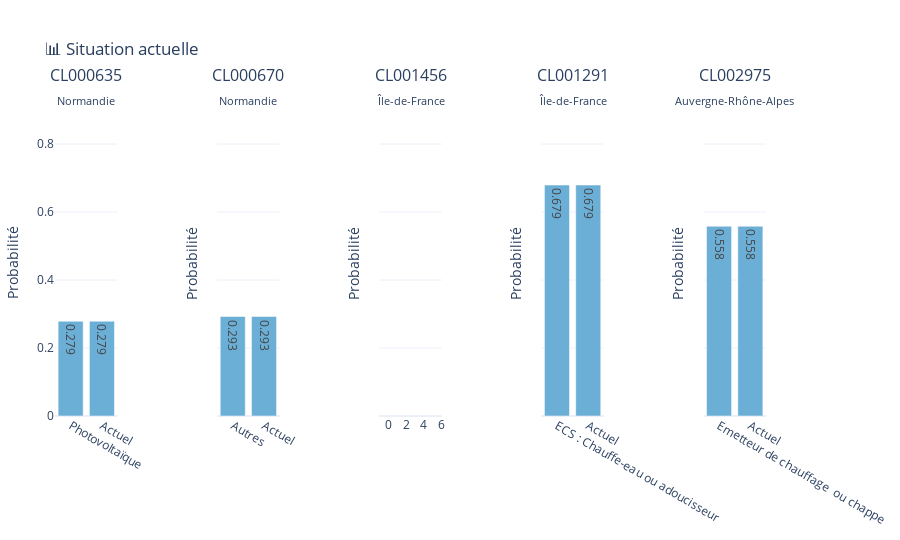
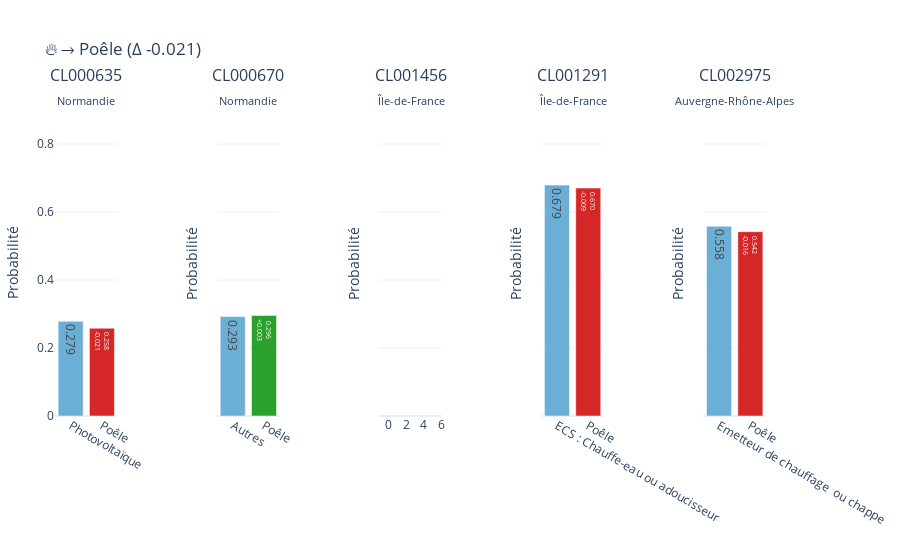
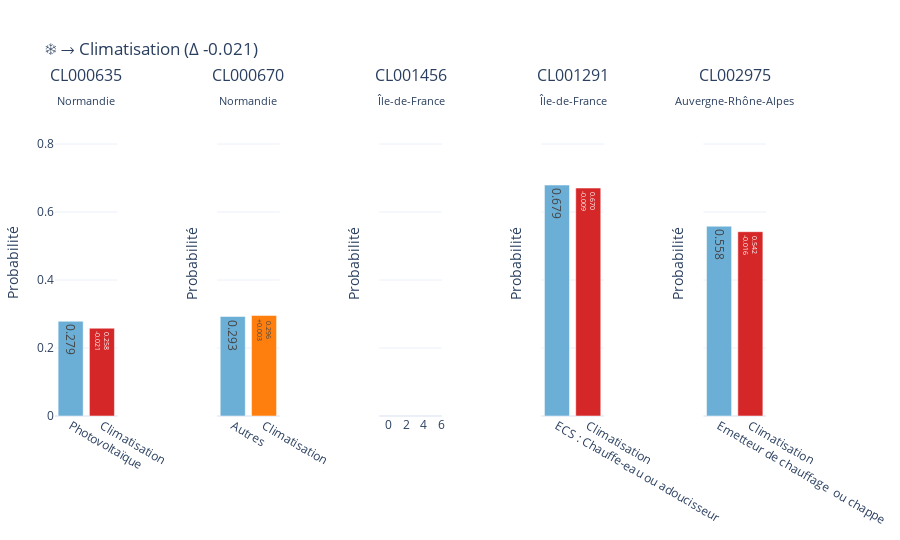
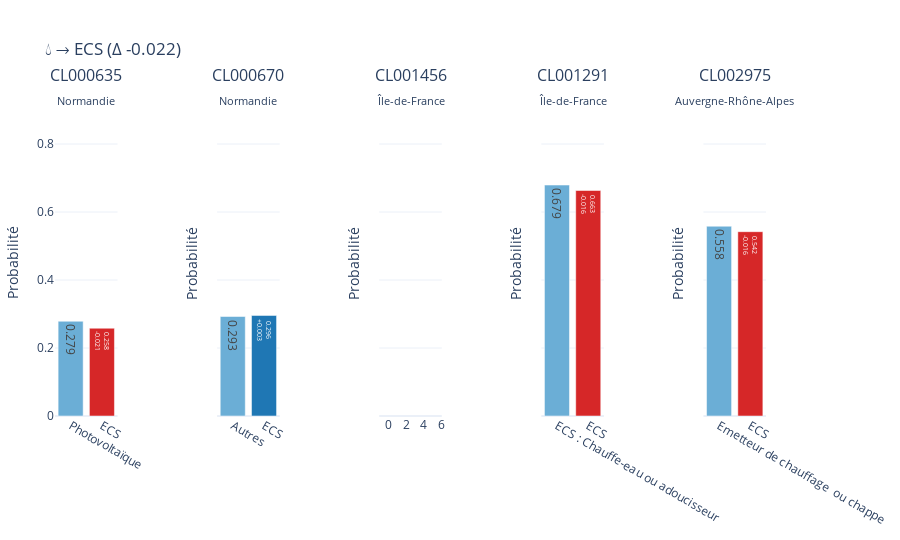

The code cell stored with these charts, in order, in its notebook:
### Code cell
# Simulation
compute = get_simulation_compute_function(model, feature_names, df_sim, selected_ids)
show_follow_up_widget(compute, selected_ids)

### Figure 1 — Plotly figure (JSON) as saved in the notebook; plotly's stock layout.template omitted (floating-point values rounded to 4 significant figures)
{"data": [{"hovertemplate": "Actuel<br>0.279<extra></extra>", "marker": {"color": "#6baed6"}, "text": "0.279", "textposition": "auto", "type": "bar", "x": ["Photovoltaïque"], "xaxis": "x", "y": [0.2787], "yaxis": "y"}, {"hovertemplate": "Actuel<br>0.279<extra></extra>", "marker": {"color": "#6baed6"}, "text": "0.279", "textposition": "auto", "type": "bar", "x": ["Actuel"], "xaxis": "x", "y": [0.2787], "yaxis": "y"}, {"hovertemplate": "Actuel<br>0.293<extra></extra>", "marker": {"color": "#6baed6"}, "text": "0.293", "textposition": "auto", "type": "bar", "x": ["Autres"], "xaxis": "x2", "y": [0.2926], "yaxis": "y2"}, {"hovertemplate": "Actuel<br>0.293<extra></extra>", "marker": {"color": "#6baed6"}, "text": "0.293", "textposition": "auto", "type": "bar", "x": ["Actuel"], "xaxis": "x2", "y": [0.2926], "yaxis": "y2"}, {"hovertemplate": "Actuel<br>0.319<extra></extra>", "marker": {"color": "#6baed6"}, "text": "0.319", "textposition": "auto", "type": "bar", "x": [null], "xaxis": "x3", "y": [0.3191], "yaxis": "y3"}, {"hovertemplate": "Actuel<br>0.319<extra></extra>", "marker": {"color": "#6baed6"}, "text": "0.319", "textposition": "auto", "type": "bar", "x": ["Actuel"], "xaxis": "x3", "y": [0.3191], "yaxis": "y3"}, {"hovertemplate": "Actuel<br>0.679<extra></extra>", "marker": {"color": "#6baed6"}, "text": "0.679", "textposition": "auto", "type": "bar", "x": ["ECS : Chauffe-eau ou adoucisseur"], "xaxis": "x4", "y": [0.6793], "yaxis": "y4"}, {"hovertemplate": "Actuel<br>0.679<extra></extra>", "marker": {"color": "#6baed6"}, "text": "0.679", "textposition": "auto", "type": "bar", "x": ["Actuel"], "xaxis": "x4", "y": [0.6793], "yaxis": "y4"}, {"hovertemplate": "Actuel<br>0.558<extra></extra>", "marker": {"color": "#6baed6"}, "text": "0.558", "textposition": "auto", "type": "bar", "x": ["Emetteur de chauffage  ou chappe"], "xaxis": "x5", "y": [0.5582], "yaxis": "y5"}, {"hovertemplate": "Actuel<br>0.558<extra></extra>", "marker": {"color": "#6baed6"}, "text": "0.558", "textposition": "auto", "type": "bar", "x": ["Actuel"], "xaxis": "x5", "y": [0.5582], "yaxis": "y5"}], "layout": {"annotations": [{"font": {"size": 16}, "showarrow": false, "text": "CL000635<br><sub>Normandie</sub>", "x": 0.044, "xanchor": "center", "xref": "paper", "y": 1, "yanchor": "bottom", "yref": "paper"}, {"font": {"size": 16}, "showarrow": false, "text": "CL000670<br><sub>Normandie</sub>", "x": 0.272, "xanchor": "center", "xref": "paper", "y": 1, "yanchor": "bottom", "yref": "paper"}, {"font": {"size": 16}, "showarrow": false, "text": "CL001456<br><sub>Île-de-France</sub>", "x": 0.5, "xanchor": "center", "xref": "paper", "y": 1, "yanchor": "bottom", "yref": "paper"}, {"font": {"size": 16}, "showarrow": false, "text": "CL001291<br><sub>Île-de-France</sub>", "x": 0.728, "xanchor": "center", "xref": "paper", "y": 1, "yanchor": "bottom", "yref": "paper"}, {"font": {"size": 16}, "showarrow": false, "text": "CL002975<br><sub>Auvergne-Rhône-Alpes</sub>", "x": 0.956, "xanchor": "center", "xref": "paper", "y": 1, "yanchor": "bottom", "yref": "paper"}], "barmode": "group", "height": 540, "margin": {"b": 60, "l": 50, "r": 30, "t": 110}, "showlegend": false, "title": {"text": "📊 Situation actuelle "}, "xaxis": {"anchor": "y", "domain": [0, 0.088]}, "xaxis2": {"anchor": "y2", "domain": [0.228, 0.316]}, "xaxis3": {"anchor": "y3", "domain": [0.456, 0.544]}, "xaxis4": {"anchor": "y4", "domain": [0.684, 0.772]}, "xaxis5": {"anchor": "y5", "domain": [0.912, 1]}, "yaxis": {"anchor": "x", "domain": [0, 1], "range": [0, 0.9], "title": {"text": "Probabilité"}}, "yaxis2": {"anchor": "x2", "domain": [0, 1], "matches": "y", "range": [0, 0.9], "showticklabels": false, "title": {"text": "Probabilité"}}, "yaxis3": {"anchor": "x3", "domain": [0, 1], "matches": "y", "range": [0, 0.9], "showticklabels": false, "title": {"text": "Probabilité"}}, "yaxis4": {"anchor": "x4", "domain": [0, 1], "matches": "y", "range": [0, 0.9], "showticklabels": false, "title": {"text": "Probabilité"}}, "yaxis5": {"anchor": "x5", "domain": [0, 1], "matches": "y", "range": [0, 0.9], "showticklabels": false, "title": {"text": "Probabilité"}}}}

### Figure 2 — Plotly figure (JSON) as saved in the notebook; plotly's stock layout.template omitted (floating-point values rounded to 4 significant figures)
{"data": [{"hovertemplate": "Actuel<br>0.279<extra></extra>", "marker": {"color": "#6baed6"}, "text": "0.279", "textposition": "auto", "type": "bar", "x": ["Photovoltaïque"], "xaxis": "x", "y": [0.2787], "yaxis": "y"}, {"hovertemplate": "Poêle<br>0.258 (-0.021)<extra></extra>", "marker": {"color": "#d62728"}, "text": "0.258<br>-0.021", "textposition": "auto", "type": "bar", "x": ["Poêle"], "xaxis": "x", "y": [0.2582], "yaxis": "y"}, {"hovertemplate": "Actuel<br>0.293<extra></extra>", "marker": {"color": "#6baed6"}, "text": "0.293", "textposition": "auto", "type": "bar", "x": ["Autres"], "xaxis": "x2", "y": [0.2926], "yaxis": "y2"}, {"hovertemplate": "Poêle<br>0.296 (+0.003)<extra></extra>", "marker": {"color": "#2ca02c"}, "text": "0.296<br>+0.003", "textposition": "auto", "type": "bar", "x": ["Poêle"], "xaxis": "x2", "y": [0.2957], "yaxis": "y2"}, {"hovertemplate": "Actuel<br>0.319<extra></extra>", "marker": {"color": "#6baed6"}, "text": "0.319", "textposition": "auto", "type": "bar", "x": [null], "xaxis": "x3", "y": [0.3191], "yaxis": "y3"}, {"hovertemplate": "Poêle<br>0.257 (-0.062)<extra></extra>", "marker": {"color": "#d62728"}, "text": "0.257<br>-0.062", "textposition": "auto", "type": "bar", "x": ["Poêle"], "xaxis": "x3", "y": [0.2567], "yaxis": "y3"}, {"hovertemplate": "Actuel<br>0.679<extra></extra>", "marker": {"color": "#6baed6"}, "text": "0.679", "textposition": "auto", "type": "bar", "x": ["ECS : Chauffe-eau ou adoucisseur"], "xaxis": "x4", "y": [0.6793], "yaxis": "y4"}, {"hovertemplate": "Poêle<br>0.670 (-0.009)<extra></extra>", "marker": {"color": "#d62728"}, "text": "0.670<br>-0.009", "textposition": "auto", "type": "bar", "x": ["Poêle"], "xaxis": "x4", "y": [0.6705], "yaxis": "y4"}, {"hovertemplate": "Actuel<br>0.558<extra></extra>", "marker": {"color": "#6baed6"}, "text": "0.558", "textposition": "auto", "type": "bar", "x": ["Emetteur de chauffage  ou chappe"], "xaxis": "x5", "y": [0.5582], "yaxis": "y5"}, {"hovertemplate": "Poêle<br>0.542 (-0.016)<extra></extra>", "marker": {"color": "#d62728"}, "text": "0.542<br>-0.016", "textposition": "auto", "type": "bar", "x": ["Poêle"], "xaxis": "x5", "y": [0.5421], "yaxis": "y5"}], "layout": {"annotations": [{"font": {"size": 16}, "showarrow": false, "text": "CL000635<br><sub>Normandie</sub>", "x": 0.044, "xanchor": "center", "xref": "paper", "y": 1, "yanchor": "bottom", "yref": "paper"}, {"font": {"size": 16}, "showarrow": false, "text": "CL000670<br><sub>Normandie</sub>", "x": 0.272, "xanchor": "center", "xref": "paper", "y": 1, "yanchor": "bottom", "yref": "paper"}, {"font": {"size": 16}, "showarrow": false, "text": "CL001456<br><sub>Île-de-France</sub>", "x": 0.5, "xanchor": "center", "xref": "paper", "y": 1, "yanchor": "bottom", "yref": "paper"}, {"font": {"size": 16}, "showarrow": false, "text": "CL001291<br><sub>Île-de-France</sub>", "x": 0.728, "xanchor": "center", "xref": "paper", "y": 1, "yanchor": "bottom", "yref": "paper"}, {"font": {"size": 16}, "showarrow": false, "text": "CL002975<br><sub>Auvergne-Rhône-Alpes</sub>", "x": 0.956, "xanchor": "center", "xref": "paper", "y": 1, "yanchor": "bottom", "yref": "paper"}], "barmode": "group", "height": 540, "margin": {"b": 60, "l": 50, "r": 30, "t": 110}, "showlegend": false, "title": {"text": "🔥 → Poêle (Δ -0.021)"}, "xaxis": {"anchor": "y", "domain": [0, 0.088]}, "xaxis2": {"anchor": "y2", "domain": [0.228, 0.316]}, "xaxis3": {"anchor": "y3", "domain": [0.456, 0.544]}, "xaxis4": {"anchor": "y4", "domain": [0.684, 0.772]}, "xaxis5": {"anchor": "y5", "domain": [0.912, 1]}, "yaxis": {"anchor": "x", "domain": [0, 1], "range": [0, 0.9], "title": {"text": "Probabilité"}}, "yaxis2": {"anchor": "x2", "domain": [0, 1], "matches": "y", "range": [0, 0.9], "showticklabels": false, "title": {"text": "Probabilité"}}, "yaxis3": {"anchor": "x3", "domain": [0, 1], "matches": "y", "range": [0, 0.9], "showticklabels": false, "title": {"text": "Probabilité"}}, "yaxis4": {"anchor": "x4", "domain": [0, 1], "matches": "y", "range": [0, 0.9], "showticklabels": false, "title": {"text": "Probabilité"}}, "yaxis5": {"anchor": "x5", "domain": [0, 1], "matches": "y", "range": [0, 0.9], "showticklabels": false, "title": {"text": "Probabilité"}}}}

### Figure 3 — Plotly figure (JSON) as saved in the notebook; plotly's stock layout.template omitted (floating-point values rounded to 4 significant figures)
{"data": [{"hovertemplate": "Actuel<br>0.279<extra></extra>", "marker": {"color": "#6baed6"}, "text": "0.279", "textposition": "auto", "type": "bar", "x": ["Photovoltaïque"], "xaxis": "x", "y": [0.2787], "yaxis": "y"}, {"hovertemplate": "Climatisation<br>0.258 (-0.021)<extra></extra>", "marker": {"color": "#d62728"}, "text": "0.258<br>-0.021", "textposition": "auto", "type": "bar", "x": ["Climatisation"], "xaxis": "x", "y": [0.2582], "yaxis": "y"}, {"hovertemplate": "Actuel<br>0.293<extra></extra>", "marker": {"color": "#6baed6"}, "text": "0.293", "textposition": "auto", "type": "bar", "x": ["Autres"], "xaxis": "x2", "y": [0.2926], "yaxis": "y2"}, {"hovertemplate": "Climatisation<br>0.296 (+0.003)<extra></extra>", "marker": {"color": "#ff7f0e"}, "text": "0.296<br>+0.003", "textposition": "auto", "type": "bar", "x": ["Climatisation"], "xaxis": "x2", "y": [0.2957], "yaxis": "y2"}, {"hovertemplate": "Actuel<br>0.319<extra></extra>", "marker": {"color": "#6baed6"}, "text": "0.319", "textposition": "auto", "type": "bar", "x": [null], "xaxis": "x3", "y": [0.3191], "yaxis": "y3"}, {"hovertemplate": "Climatisation<br>0.257 (-0.062)<extra></extra>", "marker": {"color": "#d62728"}, "text": "0.257<br>-0.062", "textposition": "auto", "type": "bar", "x": ["Climatisation"], "xaxis": "x3", "y": [0.2567], "yaxis": "y3"}, {"hovertemplate": "Actuel<br>0.679<extra></extra>", "marker": {"color": "#6baed6"}, "text": "0.679", "textposition": "auto", "type": "bar", "x": ["ECS : Chauffe-eau ou adoucisseur"], "xaxis": "x4", "y": [0.6793], "yaxis": "y4"}, {"hovertemplate": "Climatisation<br>0.670 (-0.009)<extra></extra>", "marker": {"color": "#d62728"}, "text": "0.670<br>-0.009", "textposition": "auto", "type": "bar", "x": ["Climatisation"], "xaxis": "x4", "y": [0.6705], "yaxis": "y4"}, {"hovertemplate": "Actuel<br>0.558<extra></extra>", "marker": {"color": "#6baed6"}, "text": "0.558", "textposition": "auto", "type": "bar", "x": ["Emetteur de chauffage  ou chappe"], "xaxis": "x5", "y": [0.5582], "yaxis": "y5"}, {"hovertemplate": "Climatisation<br>0.542 (-0.016)<extra></extra>", "marker": {"color": "#d62728"}, "text": "0.542<br>-0.016", "textposition": "auto", "type": "bar", "x": ["Climatisation"], "xaxis": "x5", "y": [0.5421], "yaxis": "y5"}], "layout": {"annotations": [{"font": {"size": 16}, "showarrow": false, "text": "CL000635<br><sub>Normandie</sub>", "x": 0.044, "xanchor": "center", "xref": "paper", "y": 1, "yanchor": "bottom", "yref": "paper"}, {"font": {"size": 16}, "showarrow": false, "text": "CL000670<br><sub>Normandie</sub>", "x": 0.272, "xanchor": "center", "xref": "paper", "y": 1, "yanchor": "bottom", "yref": "paper"}, {"font": {"size": 16}, "showarrow": false, "text": "CL001456<br><sub>Île-de-France</sub>", "x": 0.5, "xanchor": "center", "xref": "paper", "y": 1, "yanchor": "bottom", "yref": "paper"}, {"font": {"size": 16}, "showarrow": false, "text": "CL001291<br><sub>Île-de-France</sub>", "x": 0.728, "xanchor": "center", "xref": "paper", "y": 1, "yanchor": "bottom", "yref": "paper"}, {"font": {"size": 16}, "showarrow": false, "text": "CL002975<br><sub>Auvergne-Rhône-Alpes</sub>", "x": 0.956, "xanchor": "center", "xref": "paper", "y": 1, "yanchor": "bottom", "yref": "paper"}], "barmode": "group", "height": 540, "margin": {"b": 60, "l": 50, "r": 30, "t": 110}, "showlegend": false, "title": {"text": "❄️ → Climatisation (Δ -0.021)"}, "xaxis": {"anchor": "y", "domain": [0, 0.088]}, "xaxis2": {"anchor": "y2", "domain": [0.228, 0.316]}, "xaxis3": {"anchor": "y3", "domain": [0.456, 0.544]}, "xaxis4": {"anchor": "y4", "domain": [0.684, 0.772]}, "xaxis5": {"anchor": "y5", "domain": [0.912, 1]}, "yaxis": {"anchor": "x", "domain": [0, 1], "range": [0, 0.9], "title": {"text": "Probabilité"}}, "yaxis2": {"anchor": "x2", "domain": [0, 1], "matches": "y", "range": [0, 0.9], "showticklabels": false, "title": {"text": "Probabilité"}}, "yaxis3": {"anchor": "x3", "domain": [0, 1], "matches": "y", "range": [0, 0.9], "showticklabels": false, "title": {"text": "Probabilité"}}, "yaxis4": {"anchor": "x4", "domain": [0, 1], "matches": "y", "range": [0, 0.9], "showticklabels": false, "title": {"text": "Probabilité"}}, "yaxis5": {"anchor": "x5", "domain": [0, 1], "matches": "y", "range": [0, 0.9], "showticklabels": false, "title": {"text": "Probabilité"}}}}

### Figure 4 — Plotly figure (JSON) as saved in the notebook; plotly's stock layout.template omitted (floating-point values rounded to 4 significant figures)
{"data": [{"hovertemplate": "Actuel<br>0.279<extra></extra>", "marker": {"color": "#6baed6"}, "text": "0.279", "textposition": "auto", "type": "bar", "x": ["Photovoltaïque"], "xaxis": "x", "y": [0.2787], "yaxis": "y"}, {"hovertemplate": "ECS<br>0.258 (-0.021)<extra></extra>", "marker": {"color": "#d62728"}, "text": "0.258<br>-0.021", "textposition": "auto", "type": "bar", "x": ["ECS"], "xaxis": "x", "y": [0.2582], "yaxis": "y"}, {"hovertemplate": "Actuel<br>0.293<extra></extra>", "marker": {"color": "#6baed6"}, "text": "0.293", "textposition": "auto", "type": "bar", "x": ["Autres"], "xaxis": "x2", "y": [0.2926], "yaxis": "y2"}, {"hovertemplate": "ECS<br>0.296 (+0.003)<extra></extra>", "marker": {"color": "#1f77b4"}, "text": "0.296<br>+0.003", "textposition": "auto", "type": "bar", "x": ["ECS"], "xaxis": "x2", "y": [0.2957], "yaxis": "y2"}, {"hovertemplate": "Actuel<br>0.319<extra></extra>", "marker": {"color": "#6baed6"}, "text": "0.319", "textposition": "auto", "type": "bar", "x": [null], "xaxis": "x3", "y": [0.3191], "yaxis": "y3"}, {"hovertemplate": "ECS<br>0.257 (-0.062)<extra></extra>", "marker": {"color": "#d62728"}, "text": "0.257<br>-0.062", "textposition": "auto", "type": "bar", "x": ["ECS"], "xaxis": "x3", "y": [0.2567], "yaxis": "y3"}, {"hovertemplate": "Actuel<br>0.679<extra></extra>", "marker": {"color": "#6baed6"}, "text": "0.679", "textposition": "auto", "type": "bar", "x": ["ECS : Chauffe-eau ou adoucisseur"], "xaxis": "x4", "y": [0.6793], "yaxis": "y4"}, {"hovertemplate": "ECS<br>0.663 (-0.016)<extra></extra>", "marker": {"color": "#d62728"}, "text": "0.663<br>-0.016", "textposition": "auto", "type": "bar", "x": ["ECS"], "xaxis": "x4", "y": [0.6632], "yaxis": "y4"}, {"hovertemplate": "Actuel<br>0.558<extra></extra>", "marker": {"color": "#6baed6"}, "text": "0.558", "textposition": "auto", "type": "bar", "x": ["Emetteur de chauffage  ou chappe"], "xaxis": "x5", "y": [0.5582], "yaxis": "y5"}, {"hovertemplate": "ECS<br>0.542 (-0.016)<extra></extra>", "marker": {"color": "#d62728"}, "text": "0.542<br>-0.016", "textposition": "auto", "type": "bar", "x": ["ECS"], "xaxis": "x5", "y": [0.5421], "yaxis": "y5"}], "layout": {"annotations": [{"font": {"size": 16}, "showarrow": false, "text": "CL000635<br><sub>Normandie</sub>", "x": 0.044, "xanchor": "center", "xref": "paper", "y": 1, "yanchor": "bottom", "yref": "paper"}, {"font": {"size": 16}, "showarrow": false, "text": "CL000670<br><sub>Normandie</sub>", "x": 0.272, "xanchor": "center", "xref": "paper", "y": 1, "yanchor": "bottom", "yref": "paper"}, {"font": {"size": 16}, "showarrow": false, "text": "CL001456<br><sub>Île-de-France</sub>", "x": 0.5, "xanchor": "center", "xref": "paper", "y": 1, "yanchor": "bottom", "yref": "paper"}, {"font": {"size": 16}, "showarrow": false, "text": "CL001291<br><sub>Île-de-France</sub>", "x": 0.728, "xanchor": "center", "xref": "paper", "y": 1, "yanchor": "bottom", "yref": "paper"}, {"font": {"size": 16}, "showarrow": false, "text": "CL002975<br><sub>Auvergne-Rhône-Alpes</sub>", "x": 0.956, "xanchor": "center", "xref": "paper", "y": 1, "yanchor": "bottom", "yref": "paper"}], "barmode": "group", "height": 540, "margin": {"b": 60, "l": 50, "r": 30, "t": 110}, "showlegend": false, "title": {"text": "💧 → ECS (Δ -0.022)"}, "xaxis": {"anchor": "y", "domain": [0, 0.088]}, "xaxis2": {"anchor": "y2", "domain": [0.228, 0.316]}, "xaxis3": {"anchor": "y3", "domain": [0.456, 0.544]}, "xaxis4": {"anchor": "y4", "domain": [0.684, 0.772]}, "xaxis5": {"anchor": "y5", "domain": [0.912, 1]}, "yaxis": {"anchor": "x", "domain": [0, 1], "range": [0, 0.9], "title": {"text": "Probabilité"}}, "yaxis2": {"anchor": "x2", "domain": [0, 1], "matches": "y", "range": [0, 0.9], "showticklabels": false, "title": {"text": "Probabilité"}}, "yaxis3": {"anchor": "x3", "domain": [0, 1], "matches": "y", "range": [0, 0.9], "showticklabels": false, "title": {"text": "Probabilité"}}, "yaxis4": {"anchor": "x4", "domain": [0, 1], "matches": "y", "range": [0, 0.9], "showticklabels": false, "title": {"text": "Probabilité"}}, "yaxis5": {"anchor": "x5", "domain": [0, 1], "matches": "y", "range": [0, 0.9], "showticklabels": false, "title": {"text": "Probabilité"}}}}
